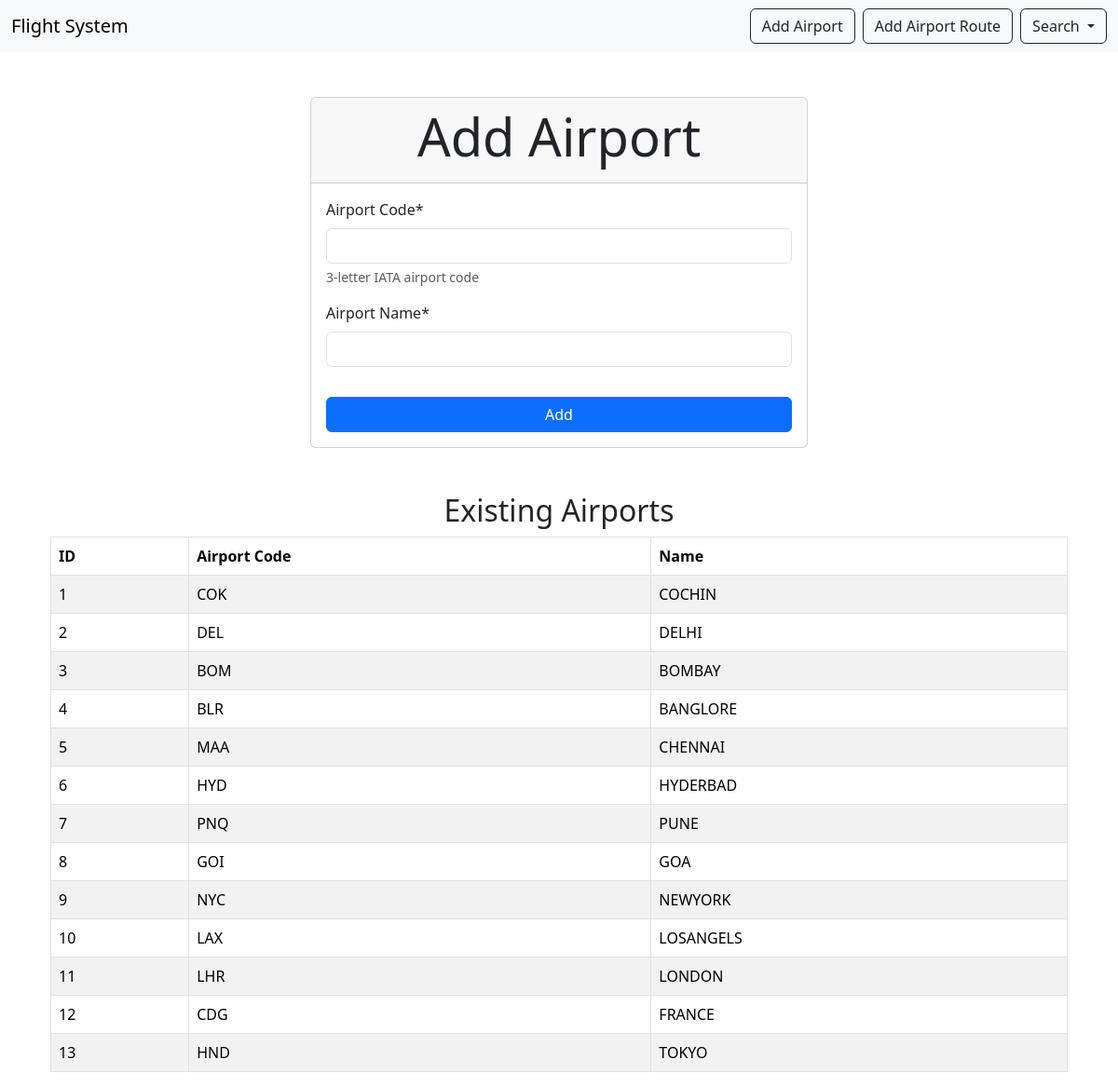
The page / on the database its author committed.
### aiport/models.py (models this page shows, shortened)
class Airport(models.Model):
    code = models.CharField(max_length=3, unique=True, help_text="3-letter IATA airport code")
    name = models.CharField(max_length=100)

### aiport/views.py (the view, shortened to what this page needs)
# urls.py: path('',views.HomeView.as_view(),name='home'),
class HomeView(View):
    def get(self, request):
        airports = Airport.objects.all()  # Fetches all existing Airport objects from the database.
        airpotform = AirportForm()  # Creates a new, empty instance of the AirportForm.
        return render(request, 'AddAirport.html', {'airports': airports, 'airpotform': airpotform})

### aiport/forms.py
class AirportForm(forms.ModelForm):
    class Meta:
        model = Airport
        fields = ['code', 'name']
        labels = {
            'code': 'Airport Code',
            'name': 'Airport Name',
        }

### template/AddAirport.html (shortened to what this page needs)
{% extends 'index.html' %}
{% load crispy_forms_tags %}
{% block content %}
<div class="container mt-5">
    <div class="row justify-content-center">
        <div class="col-md-6">
            <div class="card">
                <div class="card-header text-center">
                    <h1 class="display-4">Add Airport</h1>
                </div>
                <div class="card-body">
                    <form method="post" action="{% url 'home' %}">
                        {{ airpotform|crispy }}
                        <div class="d-grid gap-2">
                            <button type="submit" class="btn btn-primary mt-3">Add</button>
                        </div>
                    </form>
                </div>
            </div>
        </div>
    </div>
    <div class="row mt-5">
        <div class="col-md-12">
            <h2 class="text-center">Existing Airports</h2>
            <table class="table table-striped table-bordered">
                <thead class="thead-dark">
                    <tr>
                        <th scope="col">ID</th>
                        <th scope="col">Airport Code</th>
                        <th scope="col">Name</th>
                    </tr>
                </thead>
                <tbody>
                    {% for airport in airports %}
                    <tr>
                        <td>{{ airport.id }}</td>
                        <td>{{ airport.code }}</td>
                        <td>{{ airport.name }}</td>
                    </tr>
                    {% empty %}
                    <tr>
                        <td colspan="3" class="text-center">No airports found.</td>
                    </tr>
                    {% endfor %}
                </tbody>
            </table>
        </div>
    </div>
</div>
{% endblock %}

### template/index.html (shortened to what this page needs)
<!doctype html>
<html lang="en">
  <head>
    <link href="https://cdn.jsdelivr.net/npm/bootstrap@5.3.8/dist/css/bootstrap.min.css" rel="stylesheet">
  </head>
  <body>
    <nav class="navbar navbar-light bg-light">
      <div class="container-fluid">
        <a class="navbar-brand" href="#">Flight System</a>
        <div class="d-flex ms-auto">
          <a href="{% url 'home' %}" class="btn btn-outline-dark me-2" type="button">Add Airport</a>
          <a href="{% url 'route' %}" class="btn btn-outline-dark me-2" type="button">Add Airport Route</a>
          <div class="dropdown">
            <button class="btn btn-outline-dark dropdown-toggle" type="button" id="searchDropdown" data-bs-toggle="dropdown" aria-expanded="false">
              Search
            </button>
          </div>
        </div>
      </div>
    </nav>
    <div class="container mt-4">
      {% block content %}
      {% endblock %}
    </div>
  </body>
</html>

### rows shown on the page
Airport: id "1", code "COK", name "COCHIN"
Airport: id "2", code "DEL", name "DELHI"
Airport: id "3", code "BOM", name "BOMBAY"
Airport: id "4", code "BLR", name "BANGLORE"
Airport: id "5", code "MAA", name "CHENNAI"
Airport: id "6", code "HYD", name "HYDERBAD"
Airport: id "7", code "PNQ", name "PUNE"
Airport: id "8", code "GOI", name "GOA"
Airport: id "9", code "NYC", name "NEWYORK"
Airport: id "10", code "LAX", name "LOSANGELS"
Airport: id "11", code "LHR", name "LONDON"
Airport: id "12", code "CDG", name "FRANCE"
Airport: id "13", code "HND", name "TOKYO"
